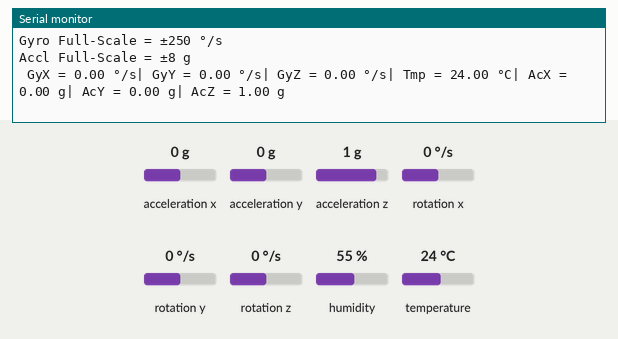
This sketch was run on a simulated ESP8266 (NodeMCU). On the bench: the last lines printed to the serial monitor. Wiring (inferred from the names in the program): MPU-6050 motion sensor at I2C address 0x68. The test bench sets the inputs (shaded band); at power-on: acceleration x 0 g, humidity 55 %, acceleration y 0 g, temperature 24 °C, acceleration z 1 g, rotation x 0 °/s, rotation y 0 °/s, rotation z 0 °/s. WiFi joins after 1.5 s; servers stay silent unless stated.

Above: at 3.0 s.
3.1 s: acceleration x set to -1.4 g
At 4.2 s:
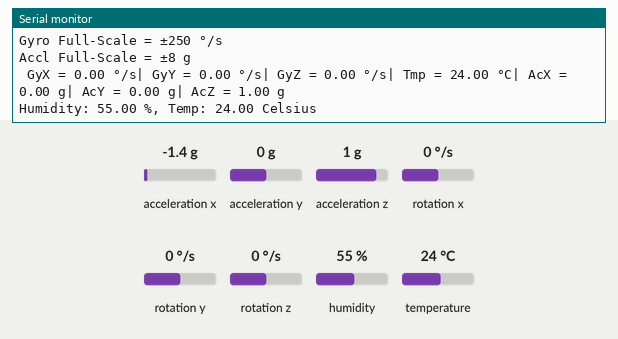
7.8 s: humidity set to 22 %
At 10.6 s:
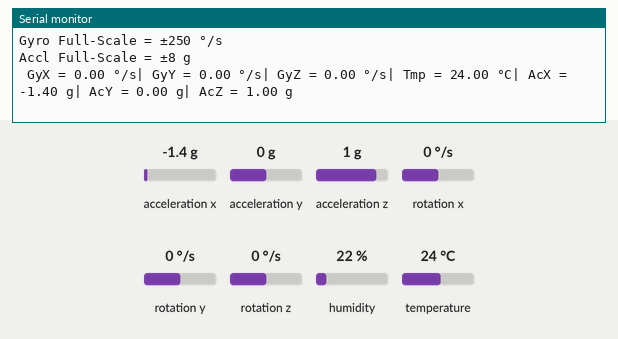
11.1 s: acceleration y set to -1.4 g
At 13.4 s:
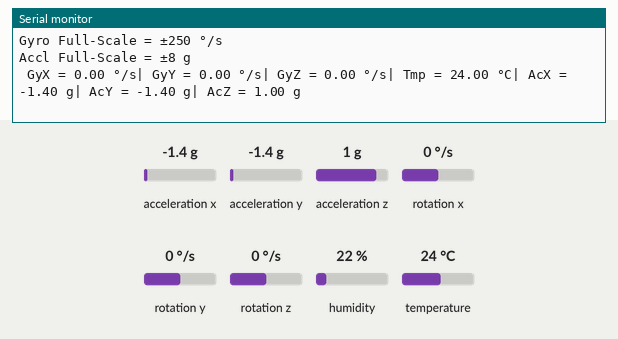
14.4 s: temperature set to 12 °C
At 16.9 s:
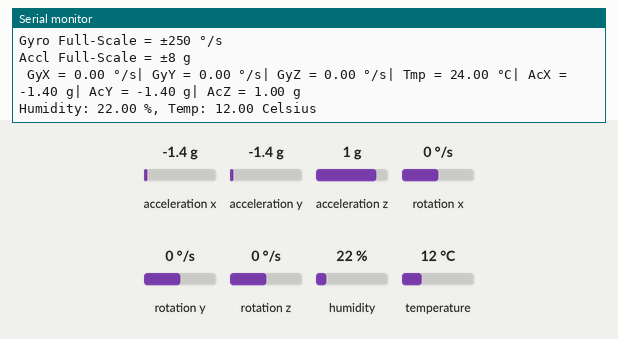
17.7 s: acceleration z set to -1.4 g
At 20.7 s:
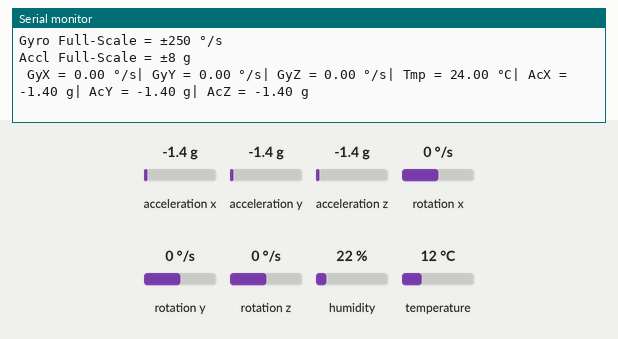
21.0 s: rotation x set to -192 °/s
At 22.4 s:
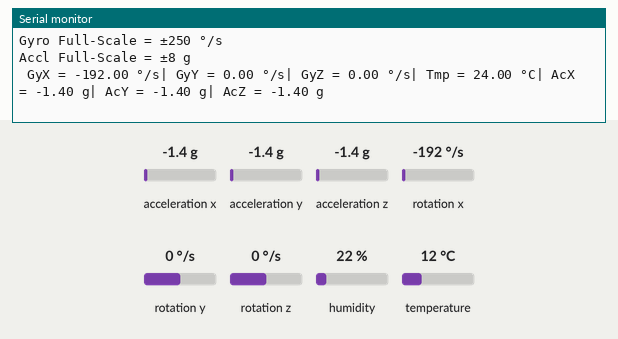

Measured:
- after the input at 7.8 s, the serial monitor: prints a new line after 1.1 s (image 2)
- after the input at 11.1 s, the serial monitor: prints a new line after 0.84 s (image 3)
- after the input at 14.4 s, the serial monitor: prints a new line after 2.1 s (image 4)
- after the input at 17.7 s, the serial monitor: prints a new line after 1.8 s (image 5)
- after the input at 21.0 s, the serial monitor: prints a new line after 1.0 s (image 6)

The sketch:

E.T.E_GAMMA_SSF1.ino
```cpp
#include "Wire.h"
 #include <DHT.h>;
#define BLYNK_PRINT Serial
#include <ESP8266WiFi.h>
#include <BlynkSimpleEsp8266.h>
#define DHTPIN 12 // what pin we're connected to
#define DHTTYPE DHT22   // DHT 22  (AM2302)
DHT dht(DHTPIN, DHTTYPE); //// Initialize DHT sensor for normal 16mhz Arduino

//Variables
int chk;
float hum;  //Stores humidity value
float temp; //Stores temperature value


const uint8_t MPU_addr=0x68; // I2C address of the MPU-6050

const float MPU_GYRO_250_SCALE = 131.0;
const float MPU_GYRO_500_SCALE = 65.5;
const float MPU_GYRO_1000_SCALE = 32.8;
const float MPU_GYRO_2000_SCALE = 16.4;
const float MPU_ACCL_2_SCALE = 16384.0;
const float MPU_ACCL_4_SCALE = 8192.0;
const float MPU_ACCL_8_SCALE = 4096.0;
const float MPU_ACCL_16_SCALE = 2048.0;

  char ssid[] = "aisfibre";
char pass[] = "s0897773889";
char auth[] = "8gNuKSQ67E-UlPdznPuFh7u8sRAJfPiP";

struct rawdata {
int16_t AcX;
int16_t AcY;
int16_t AcZ;
int16_t Tmp;
int16_t GyX;
int16_t GyY;
int16_t GyZ;
};

struct scaleddata{
float AcX;
float AcY;
float AcZ;
float Tmp;
float GyX;
float GyY;
float GyZ;
};
 WidgetLED led1(V1);
bool checkI2c(byte addr);
void mpu6050Begin(byte addr);
rawdata mpu6050Read(byte addr, bool Debug);
void setMPU6050scales(byte addr,uint8_t Gyro,uint8_t Accl);
void getMPU6050scales(byte addr,uint8_t &Gyro,uint8_t &Accl);
scaleddata convertRawToScaled(byte addr, rawdata data_in,bool Debug);

void setup() {
Wire.begin();
Serial.begin(115200);
   Blynk.begin(auth, ssid, pass);
mpu6050Begin(MPU_addr);

  dht.begin();
}


void loop() {
   if (Blynk.connected()) {
    Blynk.run();

rawdata next_sample;
setMPU6050scales(MPU_addr,0b00000000,0b00010000);
next_sample = mpu6050Read(MPU_addr, true);
convertRawToScaled(MPU_addr, next_sample,true);
 delay(2000);
    //Read data and store it to variables hum and temp
    hum = dht.readHumidity();
    temp= dht.readTemperature();
    //Print temp and humidity values to serial monitor
    Serial.print("Humidity: ");
    Serial.print(hum);


 Blynk.virtualWrite(V4,hum);
    Serial.print(" %, Temp: ");

 Blynk.virtualWrite(V5,temp);

    Serial.print(temp);
    Serial.println(" Celsius");

delay(500); // Wait 5 seconds and scan again
}}


void mpu6050Begin(byte addr){
// This function initializes the MPU-6050 IMU Sensor
// It verifys the address is correct and wakes up the
// MPU.
if (checkI2c(addr)){
Wire.beginTransmission(MPU_addr);
Wire.write(0x6B); // PWR_MGMT_1 register
Wire.write(0); // set to zero (wakes up the MPU-6050)
Wire.endTransmission(true);

delay(30); // Ensure gyro has enough time to power up
}
}

bool checkI2c(byte addr){
// We are using the return value of
// the Write.endTransmisstion to see if
// a device did acknowledge to the address.
Serial.println(" ");
Wire.beginTransmission(addr);

if (Wire.endTransmission() == 0)
{
Serial.print(" Device Found at 0x");
Serial.println(addr,HEX);
return true;
}
else
{
Serial.print(" No Device Found at 0x");
Serial.println(addr,HEX);
return false;
}
}


rawdata mpu6050Read(byte addr, bool Debug){
// This function reads the raw 16-bit data values from
// the MPU-6050

rawdata values;

Wire.beginTransmission(addr);
Wire.write(0x3B); // starting with register 0x3B (ACCEL_XOUT_H)
Wire.endTransmission(false);
Wire.requestFrom(addr,14,true); // request a total of 14 registers
values.AcX=Wire.read()<<8|Wire.read(); // 0x3B (ACCEL_XOUT_H) & 0x3C (ACCEL_XOUT_L)
values.AcY=Wire.read()<<8|Wire.read(); // 0x3D (ACCEL_YOUT_H) & 0x3E (ACCEL_YOUT_L)
values.AcZ=Wire.read()<<8|Wire.read(); // 0x3F (ACCEL_ZOUT_H) & 0x40 (ACCEL_ZOUT_L)
values.Tmp=Wire.read()<<8|Wire.read(); // 0x41 (TEMP_OUT_H) & 0x42 (TEMP_OUT_L)
values.GyX=Wire.read()<<8|Wire.read(); // 0x43 (GYRO_XOUT_H) & 0x44 (GYRO_XOUT_L)
values.GyY=Wire.read()<<8|Wire.read(); // 0x45 (GYRO_YOUT_H) & 0x46 (GYRO_YOUT_L)
values.GyZ=Wire.read()<<8|Wire.read(); // 0x47 (GYRO_ZOUT_H) & 0x48 (GYRO_ZOUT_L)


if(Debug){
Serial.print(" GyX = "); Serial.print(values.GyX);
Serial.print(" | GyY = "); Serial.print(values.GyY);
Serial.print(" | GyZ = "); Serial.print(values.GyZ);
Serial.print(" | Tmp = "); Serial.print(values.Tmp);
Serial.print(" | AcX = "); Serial.print(values.AcX);
Serial.print(" | AcY = "); Serial.print(values.AcY);
Serial.print(" | AcZ = "); Serial.println(values.AcZ);
}

return values;
}

void setMPU6050scales(byte addr,uint8_t Gyro,uint8_t Accl){
Wire.beginTransmission(addr);
Wire.write(0x1B); // write to register starting at 0x1B
Wire.write(Gyro); // Self Tests Off and set Gyro FS to 250
Wire.write(Accl); // Self Tests Off and set Accl FS to 8g
Wire.endTransmission(true);
}

void getMPU6050scales(byte addr,uint8_t &Gyro,uint8_t &Accl){
Wire.beginTransmission(addr);
Wire.write(0x1B); // starting with register 0x3B (ACCEL_XOUT_H)
Wire.endTransmission(false);
Wire.requestFrom(addr,2,true); // request a total of 14 registers
Gyro = (Wire.read()&(bit(3)|bit(4)))>>3;
Accl = (Wire.read()&(bit(3)|bit(4)))>>3;
}


scaleddata convertRawToScaled(byte addr, rawdata data_in, bool Debug){

scaleddata values;
float scale_value = 0.0;
byte Gyro, Accl;

getMPU6050scales(MPU_addr, Gyro, Accl);

if(Debug){
Serial.print("Gyro Full-Scale = ");
}

switch (Gyro){
case 0:
scale_value = MPU_GYRO_250_SCALE;
if(Debug){
Serial.println("±250 °/s");
}
break;
case 1:
scale_value = MPU_GYRO_500_SCALE;
if(Debug){
Serial.println("±500 °/s");
}
break;
case 2:
scale_value = MPU_GYRO_1000_SCALE;
if(Debug){
Serial.println("±1000 °/s");
}
break;
case 3:
scale_value = MPU_GYRO_2000_SCALE;
if(Debug){
Serial.println("±2000 °/s");
}
break;
default:
break;
}

values.GyX = (float) data_in.GyX / scale_value;
values.GyY = (float) data_in.GyY / scale_value;
values.GyZ = (float) data_in.GyZ / scale_value;

scale_value = 0.0;
if(Debug){
Serial.print("Accl Full-Scale = ");
}
switch (Accl){
case 0:
scale_value = MPU_ACCL_2_SCALE;
if(Debug){
Serial.println("±2 g");
}
break;
case 1:
scale_value = MPU_ACCL_4_SCALE;
if(Debug){
Serial.println("±4 g");
}
break;
case 2:
scale_value = MPU_ACCL_8_SCALE;
if(Debug){
Serial.println("±8 g");
}
break;
case 3:
scale_value = MPU_ACCL_16_SCALE;
if(Debug){
Serial.println("±16 g");
}
break;
default:
break;
}
values.AcX = (float) data_in.AcX / scale_value;
values.AcY = (float) data_in.AcY / scale_value;
values.AcZ = (float) data_in.AcZ / scale_value;


values.Tmp = (float) data_in.Tmp / 340.0 + 36.53;

if(Debug){
Serial.print(" GyX = "); Serial.print(values.GyX);
Serial.print(" °/s| GyY = "); Serial.print(values.GyY);
Serial.print(" °/s| GyZ = "); Serial.print(values.GyZ);
Serial.print(" °/s| Tmp = "); Serial.print(values.Tmp);
Serial.print(" °C| AcX = "); Serial.print(values.AcX);
Serial.print(" g| AcY = "); Serial.print(values.AcY);
Serial.print(" g| AcZ = "); Serial.print(values.AcZ);Serial.println(" g");

 Blynk.virtualWrite(V1,values.AcX);

 Blynk.virtualWrite(V2,values.AcY);

 Blynk.virtualWrite(V3,values.AcZ);
}

return values;
}
```
